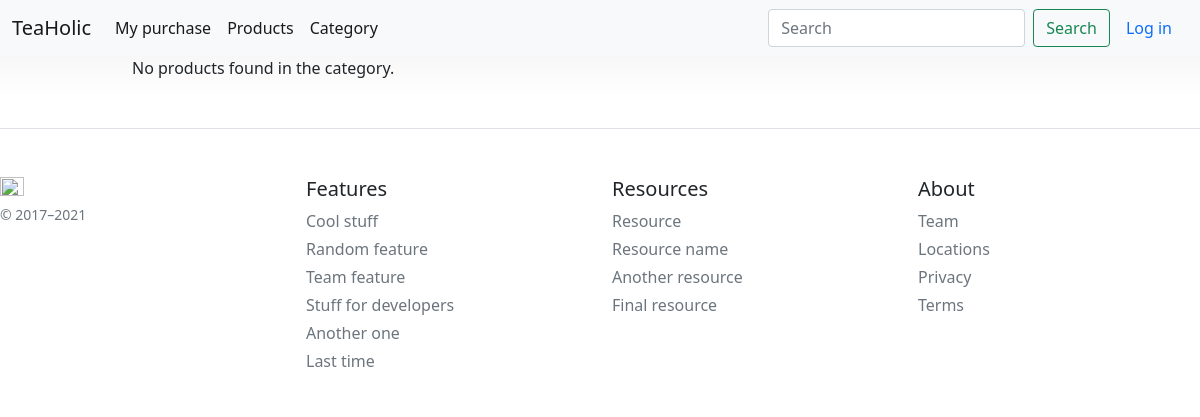
The page /product on the database as committed earlier.
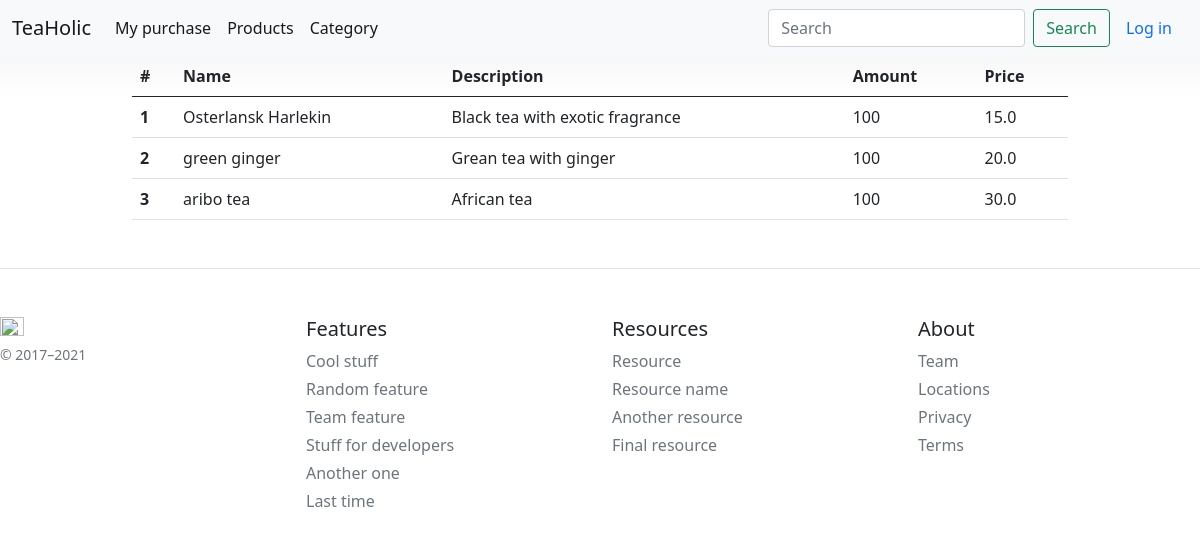
The same page on the database as committed later.
### bboard/models.py (models this page shows)
class Product(models.Model):
    name = models.CharField(max_length=255)
    description = models.TextField(max_length=500)
    amount = models.IntegerField()
    price = models.FloatField()
    id_category = models.ForeignKey(Category, on_delete=models.CASCADE)

### bboard/views.py (the view)
# urls.py: path('product', views.product, name = 'product'),
def product(request):
    products = Product.objects.all()
    user = get_userprofile(request)
    return render(request,'bboard/basis/product.html', {'products':products,'user':user})

### bboard/services/services.py (called while the page is built)
def get_userprofile(request):
    if request.user.is_authenticated:
        user = request.user
        return user
    else:
        return None

### bboard/templates/bboard/basis/product.html (shortened to what this page needs)
{% extends "bboard/basis/base.html" %}
{% block content %}
<div class="container">
    {% if products|length %}
        <table class="table">
            <thead>
            <tr>
                <th scope="col">#</th>
                <th scope="col">Name</th>
                <th scope="col">Description</th>
                <th scope="col">Amount</th>
                <th scope="col">Price</th>
            </tr>
            </thead>
    {% for product in products  %}
            <tr>
                <th scope="row">{{ forloop.counter }}</th>
                <td >{{ product.name}}</td>
                <td >{{ product.description}}</td>
                <td >{{ product.amount}}</td>
                <td >{{ product.price}}</td>
            </tr>
    {% endfor %}
        </table>
    {% else  %}
        <p>No products found in the category. </p>
    {% endif %}
</div>
{% endblock %}

Rows that differ between the two databases and show on the page:
added Product: name "Osterlansk Harlekin", description "Black tea with exotic fragrance", amount "100", price "15.0"
added Product: name "green ginger", description "Grean tea with ginger", amount "100", price "20.0"
added Product: name "aribo tea", description "African tea", amount "100", price "30.0"
Other text that changed with them:
text no longer shown: "No products found in the category."
text now shown: "# Name Description Amount Price"
